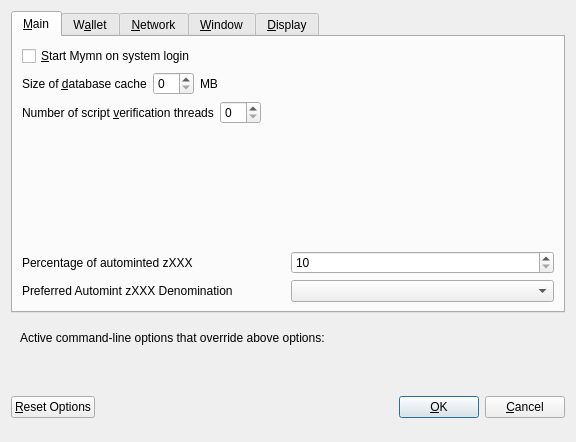
<?xml version="1.0" encoding="UTF-8"?>
<ui version="4.0">
 <class>OptionsDialog</class>
 <widget class="QDialog" name="OptionsDialog">
  <property name="geometry">
   <rect>
    <x>0</x>
    <y>0</y>
    <width>576</width>
    <height>442</height>
   </rect>
  </property>
  <property name="windowTitle">
   <string>Options</string>
  </property>
  <property name="modal">
   <bool>true</bool>
  </property>
  <layout class="QVBoxLayout" name="verticalLayout">
   <item>
    <widget class="QTabWidget" name="tabWidget">
     <property name="currentIndex">
      <number>0</number>
     </property>
     <widget class="QWidget" name="tabMain">
      <attribute name="title">
       <string>&amp;Main</string>
      </attribute>
      <layout class="QVBoxLayout" name="verticalLayout_Main">
       <item>
        <widget class="QCheckBox" name="bitcoinAtStartup">
         <property name="toolTip">
          <string>Automatically start Mymn after logging in to the system.</string>
         </property>
         <property name="text">
          <string>&amp;Start Mymn on system login</string>
         </property>
        </widget>
       </item>
       <item>
        <layout class="QHBoxLayout" name="horizontalLayout_2_Main">
         <item>
          <widget class="QLabel" name="databaseCacheLabel">
           <property name="text">
            <string>Size of &amp;database cache</string>
           </property>
           <property name="textFormat">
            <enum>Qt::PlainText</enum>
           </property>
           <property name="buddy">
            <cstring>databaseCache</cstring>
           </property>
          </widget>
         </item>
         <item>
          <widget class="QSpinBox" name="databaseCache"/>
         </item>
         <item>
          <widget class="QLabel" name="databaseCacheUnitLabel">
           <property name="text">
            <string>MB</string>
           </property>
           <property name="textFormat">
            <enum>Qt::PlainText</enum>
           </property>
          </widget>
         </item>
         <item>
          <spacer name="horizontalSpacer_2_Main">
           <property name="orientation">
            <enum>Qt::Horizontal</enum>
           </property>
           <property name="sizeHint" stdset="0">
            <size>
             <width>40</width>
             <height>20</height>
            </size>
           </property>
          </spacer>
         </item>
        </layout>
       </item>
       <item>
        <layout class="QHBoxLayout" name="horizontalLayout_3_Main">
         <item>
          <widget class="QLabel" name="threadsScriptVerifLabel">
           <property name="text">
            <string>Number of script &amp;verification threads</string>
           </property>
           <property name="textFormat">
            <enum>Qt::PlainText</enum>
           </property>
           <property name="buddy">
            <cstring>threadsScriptVerif</cstring>
           </property>
          </widget>
         </item>
         <item>
          <widget class="QSpinBox" name="threadsScriptVerif">
           <property name="toolTip">
            <string>(0 = auto, &lt;0 = leave that many cores free)</string>
           </property>
          </widget>
         </item>
         <item>
          <spacer name="horizontalSpacer_3_Main">
           <property name="orientation">
            <enum>Qt::Horizontal</enum>
           </property>
           <property name="sizeHint" stdset="0">
            <size>
             <width>40</width>
             <height>20</height>
            </size>
           </property>
          </spacer>
         </item>
        </layout>
       </item>
       <item>
        <spacer name="verticalSpacer_2">
         <property name="orientation">
          <enum>Qt::Vertical</enum>
         </property>
         <property name="sizeHint" stdset="0">
          <size>
           <width>20</width>
           <height>40</height>
          </size>
         </property>
        </spacer>
       </item>
       <item>
        <layout class="QHBoxLayout" name="horizontalLayout_3">
         <item>
          <widget class="QLabel" name="percentage_label">
           <property name="toolTip">
            <string>Percentage of incoming XXX which get automatically converted to zXXX via Zerocoin Protocol (min: 10%)</string>
           </property>
           <property name="text">
            <string>Percentage of autominted zXXX</string>
           </property>
          </widget>
         </item>
         <item>
          <widget class="QSpinBox" name="zeromintPercentage">
           <property name="minimum">
            <number>10</number>
           </property>
           <property name="maximum">
            <number>100</number>
           </property>
          </widget>
         </item>
        </layout>
       </item>
       <item>
        <layout class="QHBoxLayout" name="horizontalLayout" stretch="0,0">
         <property name="sizeConstraint">
          <enum>QLayout::SetFixedSize</enum>
         </property>
         <item>
          <widget class="QLabel" name="labelPreferredDenom">
           <property name="maximumSize">
            <size>
             <width>16777215</width>
             <height>16777215</height>
            </size>
           </property>
           <property name="toolTip">
            <string>Wait with automatic conversion to Zerocoin until enough XXX for this denomination is available</string>
           </property>
           <property name="text">
            <string>Preferred Automint zXXX Denomination</string>
           </property>
          </widget>
         </item>
         <item>
          <widget class="QComboBox" name="preferredDenom">
           <property name="maximumSize">
            <size>
             <width>16777215</width>
             <height>27</height>
            </size>
           </property>
           <property name="toolTip">
            <string>Wait with automatic conversion to Zerocoin until enough XXX for this denomination is available</string>
           </property>
           <property name="maxVisibleItems">
            <number>9</number>
           </property>
           <property name="maxCount">
            <number>9</number>
           </property>
          </widget>
         </item>
        </layout>
       </item>
      </layout>
     </widget>
     <widget class="QWidget" name="tabWallet">
      <attribute name="title">
       <string>W&amp;allet</string>
      </attribute>
      <layout class="QVBoxLayout" name="verticalLayout_Wallet">
       <item>
        <widget class="QGroupBox" name="groupBox">
         <property name="title">
          <string>Expert</string>
         </property>
         <layout class="QVBoxLayout" name="verticalLayout_2">
          <item>
           <widget class="QCheckBox" name="coinControlFeatures">
            <property name="toolTip">
             <string>Whether to show coin control features or not.</string>
            </property>
            <property name="text">
             <string>Enable coin &amp;control features</string>
            </property>
           </widget>
          </item>
          <item>
           <widget class="QCheckBox" name="showMasternodesTab">
            <property name="toolTip">
             <string>Show additional tab listing all your masternodes in first sub-tab&lt;br/&gt;and all masternodes on the network in second sub-tab.</string>
            </property>
            <property name="text">
             <string>Show Masternodes Tab</string>
            </property>
           </widget>
          </item>
          <item>
           <widget class="QCheckBox" name="spendZeroConfChange">
            <property name="toolTip">
             <string>If you disable the spending of unconfirmed change, the change from a transaction&lt;br/&gt;cannot be used until that transaction has at least one confirmation.&lt;br/&gt;This also affects how your balance is computed.</string>
            </property>
            <property name="text">
             <string>&amp;Spend unconfirmed change</string>
            </property>
           </widget>
          </item>
         </layout>
        </widget>
       </item>
       <item>
        <spacer name="verticalSpacer_Wallet">
         <property name="orientation">
          <enum>Qt::Vertical</enum>
         </property>
         <property name="sizeHint" stdset="0">
          <size>
           <width>20</width>
           <height>40</height>
          </size>
         </property>
        </spacer>
       </item>
      </layout>
     </widget>
     <widget class="QWidget" name="tabNetwork">
      <attribute name="title">
       <string>&amp;Network</string>
      </attribute>
      <layout class="QVBoxLayout" name="verticalLayout_Network">
       <item>
        <widget class="QCheckBox" name="mapPortUpnp">
         <property name="toolTip">
          <string>Automatically open the Mymn client port on the router. This only works when your router supports UPnP and it is enabled.</string>
         </property>
         <property name="text">
          <string>Map port using &amp;UPnP</string>
         </property>
        </widget>
       </item>
       <item>
        <widget class="QCheckBox" name="allowIncoming">
         <property name="toolTip">
          <string>Accept connections from outside</string>
         </property>
         <property name="text">
          <string>Allow incoming connections</string>
         </property>
        </widget>
       </item>
       <item>
        <widget class="QCheckBox" name="connectSocks">
         <property name="toolTip">
          <string>Connect to the Mymn network through a SOCKS5 proxy.</string>
         </property>
         <property name="text">
          <string>&amp;Connect through SOCKS5 proxy (default proxy):</string>
         </property>
        </widget>
       </item>
       <item>
        <layout class="QHBoxLayout" name="horizontalLayout_1_Network">
         <item>
          <widget class="QLabel" name="proxyIpLabel">
           <property name="text">
            <string>Proxy &amp;IP:</string>
           </property>
           <property name="textFormat">
            <enum>Qt::PlainText</enum>
           </property>
           <property name="buddy">
            <cstring>proxyIp</cstring>
           </property>
          </widget>
         </item>
         <item>
          <widget class="QValidatedLineEdit" name="proxyIp">
           <property name="minimumSize">
            <size>
             <width>140</width>
             <height>0</height>
            </size>
           </property>
           <property name="maximumSize">
            <size>
             <width>140</width>
             <height>16777215</height>
            </size>
           </property>
           <property name="toolTip">
            <string>IP address of the proxy (e.g. IPv4: 127.0.0.1 / IPv6: ::1)</string>
           </property>
          </widget>
         </item>
         <item>
          <widget class="QLabel" name="proxyPortLabel">
           <property name="text">
            <string>&amp;Port:</string>
           </property>
           <property name="textFormat">
            <enum>Qt::PlainText</enum>
           </property>
           <property name="buddy">
            <cstring>proxyPort</cstring>
           </property>
          </widget>
         </item>
         <item>
          <widget class="QLineEdit" name="proxyPort">
           <property name="minimumSize">
            <size>
             <width>55</width>
             <height>0</height>
            </size>
           </property>
           <property name="maximumSize">
            <size>
             <width>55</width>
             <height>16777215</height>
            </size>
           </property>
           <property name="toolTip">
            <string>Port of the proxy (e.g. 9050)</string>
           </property>
          </widget>
         </item>
         <item>
          <spacer name="horizontalSpacer_1_Network">
           <property name="orientation">
            <enum>Qt::Horizontal</enum>
           </property>
           <property name="sizeHint" stdset="0">
            <size>
             <width>40</width>
             <height>20</height>
            </size>
           </property>
          </spacer>
         </item>
        </layout>
       </item>
       <item>
        <spacer name="verticalSpacer_Network">
         <property name="orientation">
          <enum>Qt::Vertical</enum>
         </property>
         <property name="sizeHint" stdset="0">
          <size>
           <width>20</width>
           <height>40</height>
          </size>
         </property>
        </spacer>
       </item>
      </layout>
     </widget>
     <widget class="QWidget" name="tabWindow">
      <attribute name="title">
       <string>&amp;Window</string>
      </attribute>
      <layout class="QVBoxLayout" name="verticalLayout_Window">
       <item>
        <widget class="QCheckBox" name="minimizeToTray">
         <property name="toolTip">
          <string>Show only a tray icon after minimizing the window.</string>
         </property>
         <property name="text">
          <string>&amp;Minimize to the tray instead of the taskbar</string>
         </property>
        </widget>
       </item>
       <item>
        <widget class="QCheckBox" name="minimizeOnClose">
         <property name="toolTip">
          <string>Minimize instead of exit the application when the window is closed. When this option is enabled, the application will be closed only after selecting Quit in the menu.</string>
         </property>
         <property name="text">
          <string>M&amp;inimize on close</string>
         </property>
        </widget>
       </item>
       <item>
        <spacer name="verticalSpacer_Window">
         <property name="orientation">
          <enum>Qt::Vertical</enum>
         </property>
         <property name="sizeHint" stdset="0">
          <size>
           <width>20</width>
           <height>40</height>
          </size>
         </property>
        </spacer>
       </item>
      </layout>
     </widget>
     <widget class="QWidget" name="tabDisplay">
      <attribute name="title">
       <string>&amp;Display</string>
      </attribute>
      <layout class="QVBoxLayout" name="verticalLayout_Display">
       <item>
        <layout class="QHBoxLayout" name="horizontalLayout_1_Display">
         <item>
          <widget class="QLabel" name="langLabel">
           <property name="text">
            <string>User Interface &amp;language:</string>
           </property>
           <property name="textFormat">
            <enum>Qt::PlainText</enum>
           </property>
           <property name="buddy">
            <cstring>lang</cstring>
           </property>
          </widget>
         </item>
         <item>
          <widget class="QValueComboBox" name="lang">
           <property name="toolTip">
            <string>The user interface language can be set here. This setting will take effect after restarting Mymn.</string>
           </property>
          </widget>
         </item>
        </layout>
       </item>
       <item>
        <widget class="QLabel" name="label_3">
         <property name="toolTip">
          <string notr="true"/>
         </property>
         <property name="statusTip">
          <string notr="true"/>
         </property>
         <property name="whatsThis">
          <string notr="true"/>
         </property>
         <property name="accessibleName">
          <string notr="true"/>
         </property>
         <property name="text">
          <string>Language missing or translation incomplete? Help contributing translations here:
https://www.transifex.com/mymn-project/mymn-project-translations</string>
         </property>
         <property name="wordWrap">
          <bool>true</bool>
         </property>
         <property name="openExternalLinks">
          <bool>true</bool>
         </property>
         <property name="textInteractionFlags">
          <set>Qt::TextBrowserInteraction</set>
         </property>
        </widget>
       </item>
       <item>
        <layout class="QHBoxLayout" name="horizontalLayout_4_Display" stretch="0,0">
         <item>
          <widget class="QLabel" name="themeLabel">
           <property name="text">
            <string>User Interface Theme:</string>
           </property>
          </widget>
         </item>
         <item>
          <widget class="QValueComboBox" name="theme"/>
         </item>
        </layout>
       </item>
       <item>
        <widget class="Line" name="line">
         <property name="orientation">
          <enum>Qt::Horizontal</enum>
         </property>
        </widget>
       </item>
       <item>
        <layout class="QHBoxLayout" name="horizontalLayout_2_Display">
         <item>
          <widget class="QLabel" name="unitLabel">
           <property name="text">
            <string>&amp;Unit to show amounts in:</string>
           </property>
           <property name="textFormat">
            <enum>Qt::PlainText</enum>
           </property>
           <property name="buddy">
            <cstring>unit</cstring>
           </property>
          </widget>
         </item>
         <item>
          <widget class="QValueComboBox" name="unit">
           <property name="toolTip">
            <string>Choose the default subdivision unit to show in the interface and when sending coins.</string>
           </property>
          </widget>
         </item>
        </layout>
       </item>
       <item>
        <layout class="QHBoxLayout" name="horizontalLayout_5_Display">
         <item>
          <widget class="QLabel" name="digitsLabel">
           <property name="text">
            <string>Decimal digits</string>
           </property>
          </widget>
         </item>
         <item>
          <widget class="QValueComboBox" name="digits"/>
         </item>
        </layout>
       </item>
       <item>
        <layout class="QHBoxLayout" name="horizontalLayout_3_Display">
         <item>
          <widget class="QLabel" name="thirdPartyTxUrlsLabel">
           <property name="toolTip">
            <string>Third party URLs (e.g. a block explorer) that appear in the transactions tab as context menu items. %s in the URL is replaced by transaction hash. Multiple URLs are separated by vertical bar |.</string>
           </property>
           <property name="text">
            <string>Third party transaction URLs</string>
           </property>
           <property name="buddy">
            <cstring>thirdPartyTxUrls</cstring>
           </property>
          </widget>
         </item>
         <item>
          <widget class="QLineEdit" name="thirdPartyTxUrls">
           <property name="toolTip">
            <string>Third party URLs (e.g. a block explorer) that appear in the transactions tab as context menu items. %s in the URL is replaced by transaction hash. Multiple URLs are separated by vertical bar |.</string>
           </property>
          </widget>
         </item>
        </layout>
       </item>
       <item>
        <spacer name="verticalSpacer">
         <property name="orientation">
          <enum>Qt::Vertical</enum>
         </property>
         <property name="sizeHint" stdset="0">
          <size>
           <width>20</width>
           <height>40</height>
          </size>
         </property>
        </spacer>
       </item>
      </layout>
     </widget>
    </widget>
   </item>
   <item>
    <widget class="QFrame" name="frame">
     <layout class="QVBoxLayout" name="verticalLayout_Bottom">
      <item>
       <layout class="QHBoxLayout" name="horizontalLayout_Bottom">
        <item>
         <widget class="QLabel" name="overriddenByCommandLineInfoLabel">
          <property name="text">
           <string>Active command-line options that override above options:</string>
          </property>
          <property name="textFormat">
           <enum>Qt::PlainText</enum>
          </property>
         </widget>
        </item>
        <item>
         <spacer name="horizontalSpacer_Bottom">
          <property name="orientation">
           <enum>Qt::Horizontal</enum>
          </property>
          <property name="sizeHint" stdset="0">
           <size>
            <width>40</width>
            <height>20</height>
           </size>
          </property>
         </spacer>
        </item>
       </layout>
      </item>
      <item>
       <widget class="QLabel" name="overriddenByCommandLineLabel">
        <property name="text">
         <string/>
        </property>
        <property name="textFormat">
         <enum>Qt::PlainText</enum>
        </property>
        <property name="wordWrap">
         <bool>true</bool>
        </property>
       </widget>
      </item>
     </layout>
    </widget>
   </item>
   <item>
    <layout class="QHBoxLayout" name="horizontalLayout_Buttons">
     <item>
      <widget class="QPushButton" name="resetButton">
       <property name="toolTip">
        <string>Reset all client options to default.</string>
       </property>
       <property name="text">
        <string>&amp;Reset Options</string>
       </property>
       <property name="autoDefault">
        <bool>false</bool>
       </property>
      </widget>
     </item>
     <item>
      <spacer name="horizontalSpacer_1">
       <property name="orientation">
        <enum>Qt::Horizontal</enum>
       </property>
       <property name="sizeHint" stdset="0">
        <size>
         <width>40</width>
         <height>48</height>
        </size>
       </property>
      </spacer>
     </item>
     <item>
      <widget class="QLabel" name="statusLabel">
       <property name="minimumSize">
        <size>
         <width>200</width>
         <height>0</height>
        </size>
       </property>
       <property name="font">
        <font>
         <weight>75</weight>
         <bold>true</bold>
        </font>
       </property>
       <property name="text">
        <string/>
       </property>
       <property name="textFormat">
        <enum>Qt::PlainText</enum>
       </property>
       <property name="wordWrap">
        <bool>true</bool>
       </property>
      </widget>
     </item>
     <item>
      <spacer name="horizontalSpacer_2">
       <property name="orientation">
        <enum>Qt::Horizontal</enum>
       </property>
       <property name="sizeHint" stdset="0">
        <size>
         <width>40</width>
         <height>48</height>
        </size>
       </property>
      </spacer>
     </item>
     <item>
      <widget class="QPushButton" name="okButton">
       <property name="text">
        <string>&amp;OK</string>
       </property>
       <property name="autoDefault">
        <bool>false</bool>
       </property>
       <property name="default">
        <bool>true</bool>
       </property>
      </widget>
     </item>
     <item>
      <widget class="QPushButton" name="cancelButton">
       <property name="text">
        <string>&amp;Cancel</string>
       </property>
       <property name="autoDefault">
        <bool>false</bool>
       </property>
      </widget>
     </item>
    </layout>
   </item>
  </layout>
 </widget>
 <customwidgets>
  <customwidget>
   <class>QValidatedLineEdit</class>
   <extends>QLineEdit</extends>
   <header>qvalidatedlineedit.h</header>
  </customwidget>
  <customwidget>
   <class>QValueComboBox</class>
   <extends>QComboBox</extends>
   <header>qvaluecombobox.h</header>
  </customwidget>
 </customwidgets>
 <resources/>
 <connections/>
</ui>
